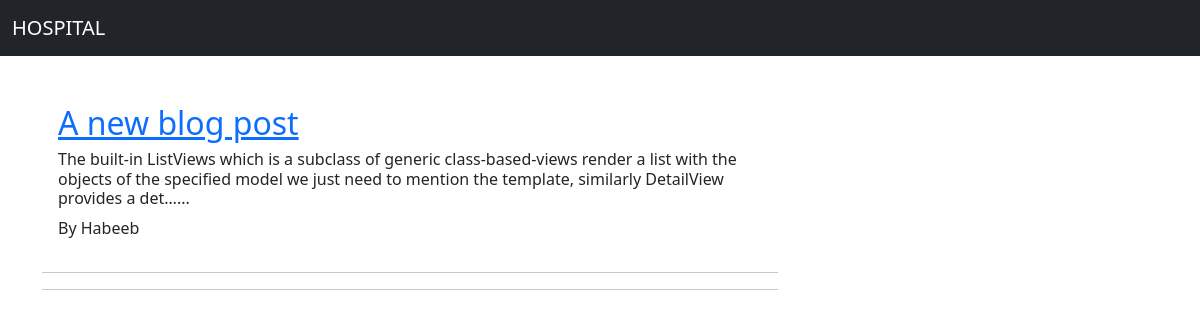
/post_list/, run on the app's committed database.
### blog/models.py (models this page shows, shortened)
class Blogpost(models.Model):
    CATEGORIES = (
        ('Mental Health', 'Mental Health'),
        ('Heart Disease', 'Heart Disease'),
        ('Covid19', 'Covid19'),
        ('Immunization', 'Immunization')
    )
    STATUS = (
    (0,"Draft"),
    (1,"Publish")
    )
    author = models.ForeignKey(User, on_delete = models.CASCADE)
    title = models.CharField(max_length=200)
    slug = models.SlugField(max_length=200, unique=True, null=True, blank=True)
    image = models.ImageField(upload_to='BlogImages')
    content = models.TextField(max_length=40000)
    summary = models.CharField(max_length=1500)
    status = models.IntegerField(choices=STATUS, default=1)
    category = models.CharField(max_length=50, choices=CATEGORIES)
    created_date = models.DateTimeField(default = timezone.now)
    class Meta:
        ordering = ['-created_date']

### blog/views.py (the view)
# urls.py: path('post_list/', views.PostList.as_view(), name='post_list'),
class PostList(ListView):
	model = Blogpost
	template_name = 'blog/post_list.html'
	context_object_name = 'posts'
	paginate_by = 10
	queryset = Blogpost.objects.filter(status=1).order_by('-created_date')

### blog/templates/blog/post_list.html
{% extends 'core/base.html' %}
{% block content %}
<div class="container">
    <div class="row">
        <div class="col-md-8 mt-3 left">
        {% for post in posts %}
            <div class="card-body">
              <h2 class="card-title"><a href="{%url 'blog_details' post.slug  %}">{{post.title}}</a></h2>
              <h6><div class="">{{post.content| truncatechars:200}}...</div></h6>
             <div class=""> By {{post.author | title }}</a>
            </div>
             </div>
          <hr>
          <hr>
        {% endfor %}
        </div>
    </div>
</div>
{% endblock content %}

### static/css/main.css (style rules this page uses)
body { min-height: 75rem; padding-top: 4.5rem; }

### data on the page
Blogpost: title "A new blog post", content "The built-in ListViews which is a subclass of generic class-based-views render a list with the objects of the specified model we just need to mention the template, similarly DetailView provides a det…", author "Habeeb"
